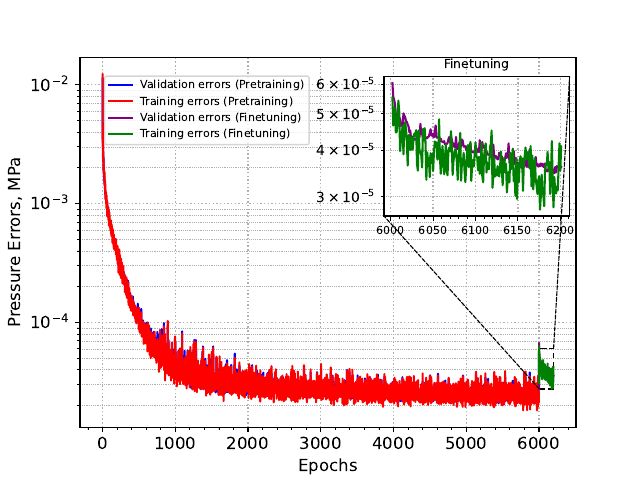

Source code (Julia):
import DataFrames
import CSV
import PyCall
import PyPlot

df = CSV.read("figure9.csv", DataFrames.DataFrame)

@PyCall.pyimport matplotlib.patches as mpatches
@PyCall.pyimport matplotlib.transforms as mtransforms

fig, ax = PyPlot.subplots(dpi=1200)
range1=1:6000
range2=6001:6200
# Plot data
ax.plot(df.Epoch[range1], df.Validation_errors[range1], label="Validation errors (Pretraining)", color="blue")
ax.plot(df.Epoch[range1], df.Training_errors[range1], label="Training errors (Pretraining)", color="red")
ax.plot(df.Epoch[range2], df.Validation_errors[range2], label="Validation errors (Finetuning)", color="purple")
ax.plot(df.Epoch[range2], df.Training_errors[range2], label="Training errors (Finetuning)", color="green")
# Set log scale on y-axis
ax.set_yscale("log")

# Axis labels and title
ax.set_xlabel("Epochs", fontsize=12)
ax.set_ylabel("Pressure Errors, MPa", fontsize=12)


# Enable minor ticks
ax.minorticks_on()
# Grid: Only on y-axis
ax.yaxis.grid(true, which="major", linestyle=":", linewidth=1)    # major y grid
ax.yaxis.grid(true, which="minor", linestyle=":", linewidth=0.5)  # minor y grid

ax.xaxis.grid(true, which="major", linestyle=":", linewidth=1)    # major y grid
# ax.xaxis.grid(false, which="minor")  # minor y grid

# Legend
ax.legend(fontsize=8, loc="upper left", bbox_to_anchor=(0.05, 0.95), borderaxespad=0.)

ax.tick_params(labelsize=12)
# --- Zoom Region ---
last_n = 200
x1, x2 = df.Epoch[end - last_n + 1], df.Epoch[end]
y1 = min(minimum(df.Validation_errors[end - last_n + 1:end]), 
         minimum(df.Training_errors[end - last_n + 1:end]))
y2 = max(maximum(df.Validation_errors[end - last_n + 1:end]), 
         maximum(df.Training_errors[end - last_n + 1:end]))

# --- Draw rectangle on main plot ---
zoom_box = mpatches.Rectangle((x1, y1), x2 - x1, y2 - y1,
                              linewidth=1.2, edgecolor="black",
                              facecolor="none", linestyle="--")
ax.add_patch(zoom_box)

# --- Inset Axes ---
inset_ax = fig.add_axes([0.6, 0.55, 0.29, 0.29])  # inset location
inset_ax.plot(df.Epoch[end - last_n + 1:end], df.Validation_errors[end - last_n + 1:end], color="purple")
inset_ax.plot(df.Epoch[end - last_n + 1:end], df.Training_errors[end - last_n + 1:end], color="green")
inset_ax.set_yscale("log")
inset_ax.set_title("Finetuning", fontsize=9)
inset_ax.tick_params(labelsize=8)
# Enable minor ticks
inset_ax.minorticks_on()
# Grid: Only on y-axis
inset_ax.yaxis.grid(true, which="major", linestyle=":", linewidth=1)    # major y grid
inset_ax.yaxis.grid(true, which="minor", linestyle=":", linewidth=0.5)  # minor y grid

inset_ax.xaxis.grid(true, which="major", linestyle=":", linewidth=1)    # major y grid

# --- Draw lines from rectangle to inset (ConnectionPatch) ---

# Lower left corner
con1 = mpatches.ConnectionPatch(xyA=(x1, y1), coordsA=ax.transData,
                                xyB=(0, 0), coordsB=inset_ax.transAxes,
                                color="black", linestyle="--", linewidth=0.8)

# Upper right corner
con2 = mpatches.ConnectionPatch(xyA=(x2, y2), coordsA=ax.transData,
                                xyB=(1, 1), coordsB=inset_ax.transAxes,
                                color="black", linestyle="--", linewidth=0.8)

fig.add_artist(con1)
fig.add_artist(con2)

# Display plot
display(fig)
fig.savefig("Figure9.pdf", dpi=1200)
PyPlot.close(fig)

